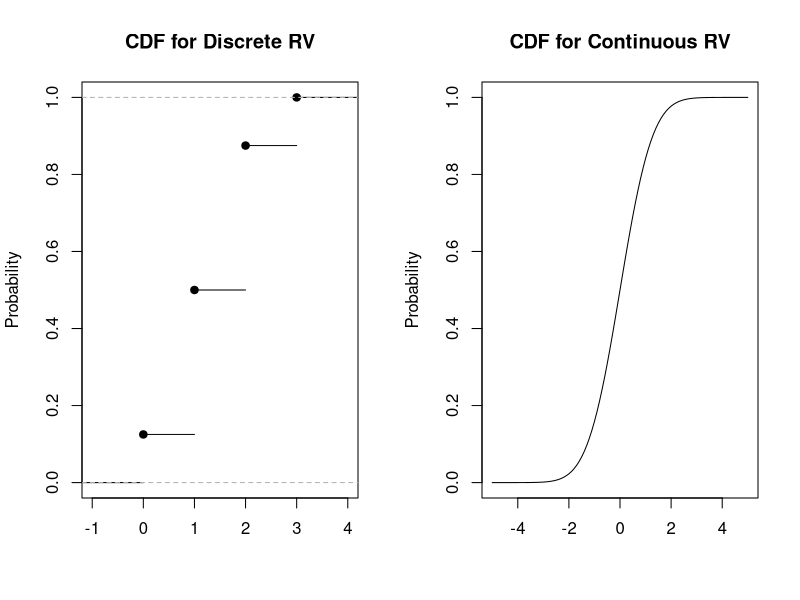
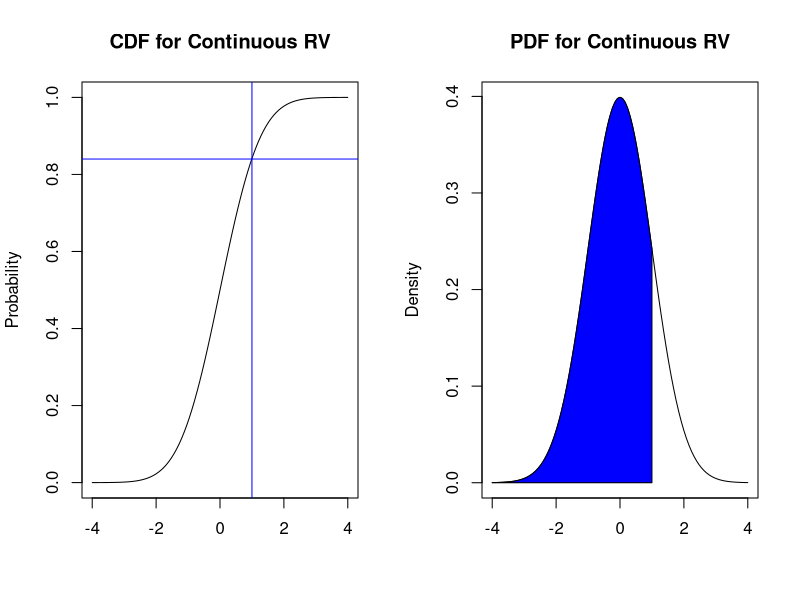
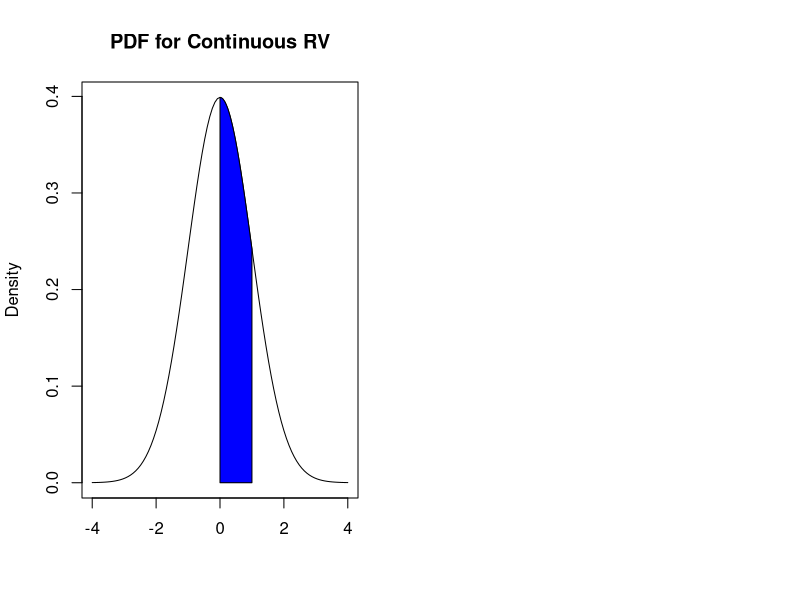

Generate these figures, in order, with R:
## ---- chunk 1
rm(list = ls())
## ---- chunk 2
y<-c(0,1,1,1,2,2,2,3)
## create plot of CDF vs each value in support
par(mfrow=c(1,2))
plot(ecdf(y) , main = "CDF for Discrete RV", xlab="", ylab="Probability")

curve(pnorm, from = -5, to = 5, main = "CDF for Continuous RV", ylab="Probability", xlab="")
## ---- chunk 3
par(mfrow=c(1,2))
curve(pnorm, from = -4, to = 4, main = "CDF for Continuous RV", ylab="Probability", xlab="")
abline(h=0.84, col="blue")
abline(v=1, col="blue")

curve(dnorm, from = -4, to = 4, main = "PDF for Continuous RV", ylab="Density", xlab="")

colorArea <- function(from, to, density, ..., col="blue", dens=NULL){
    y_seq <- seq(from, to, length.out=500)
    d <- c(0, density(y_seq, ...), 0)
    polygon(c(from, y_seq, to), d, col=col, density=dens)
}

colorArea(from=-4, to=1, dnorm)
## ---- chunk 4
curve(dnorm, from = -4, to = 4, main = "PDF for Continuous RV", ylab="Density", xlab="")

colorArea <- function(from, to, density, ..., col="blue", dens=NULL){
    y_seq <- seq(from, to, length.out=500)
    d <- c(0, density(y_seq, ...), 0)
    polygon(c(from, y_seq, to), d, col=col, density=dens)
}

colorArea(from=-0, to=1, dnorm)
